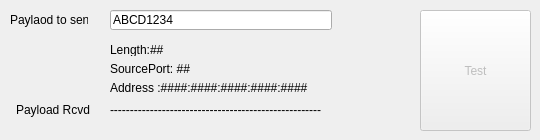
         <widget class="QWidget" name="tab_4">
          <attribute name="title">
           <string>Test</string>
          </attribute>
          <widget class="QLabel" name="label_33">
           <property name="geometry">
            <rect>
             <x>10</x>
             <y>10</y>
             <width>78</width>
             <height>20</height>
            </rect>
           </property>
           <property name="text">
            <string>Paylaod to send</string>
           </property>
          </widget>
          <widget class="QLabel" name="rcvFwdSourcePort">
           <property name="geometry">
            <rect>
             <x>110</x>
             <y>62</y>
             <width>222</width>
             <height>13</height>
            </rect>
           </property>
           <property name="text">
            <string>SourcePort: ##</string>
           </property>
          </widget>
          <widget class="QLineEdit" name="dummyTestPayload">
           <property name="geometry">
            <rect>
             <x>110</x>
             <y>10</y>
             <width>222</width>
             <height>20</height>
            </rect>
           </property>
           <property name="text">
            <string>ABCD1234</string>
           </property>
          </widget>
          <widget class="QLabel" name="rcvFwdTotalLength">
           <property name="geometry">
            <rect>
             <x>110</x>
             <y>43</y>
             <width>222</width>
             <height>13</height>
            </rect>
           </property>
           <property name="text">
            <string>Length:##</string>
           </property>
          </widget>
          <widget class="QLabel" name="rcvFwdAddr">
           <property name="geometry">
            <rect>
             <x>110</x>
             <y>81</y>
             <width>222</width>
             <height>13</height>
            </rect>
           </property>
           <property name="text">
            <string>Address :####:####:####:####:####</string>
           </property>
          </widget>
          <widget class="QLabel" name="label_34">
           <property name="geometry">
            <rect>
             <x>16</x>
             <y>100</y>
             <width>78</width>
             <height>20</height>
            </rect>
           </property>
           <property name="text">
            <string>Payload Rcvd</string>
           </property>
          </widget>
          <widget class="QLabel" name="rcvFwdpayload">
           <property name="geometry">
            <rect>
             <x>110</x>
             <y>100</y>
             <width>222</width>
             <height>20</height>
            </rect>
           </property>
           <property name="text">
            <string>-----------------------------------------------------</string>
           </property>
          </widget>
          <widget class="QPushButton" name="rcvFwdSendDummy">
           <property name="enabled">
            <bool>false</bool>
           </property>
           <property name="geometry">
            <rect>
             <x>420</x>
             <y>10</y>
             <width>111</width>
             <height>121</height>
            </rect>
           </property>
           <property name="toolTip">
            <string>&lt;html&gt;&lt;head/&gt;&lt;body&gt;&lt;p&gt;This send a dummy data &amp;quot;ABCD1234&amp;quot;&lt;/p&gt;&lt;/body&gt;&lt;/html&gt;</string>
           </property>
           <property name="text">
            <string>Test</string>
           </property>
          </widget>
         </widget>
